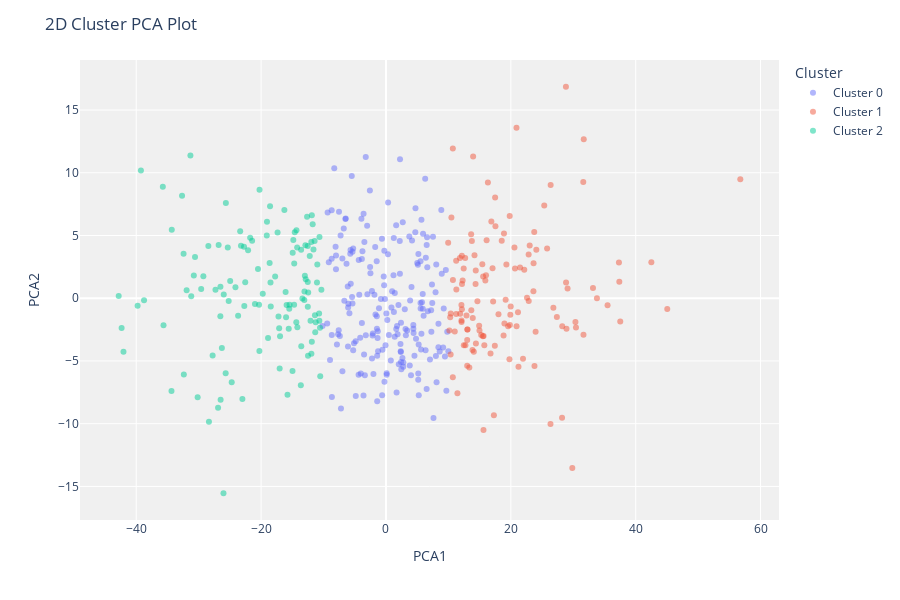

This figure's notebook cell:
### Code cell
plot_model(model3, plot='cluster')
